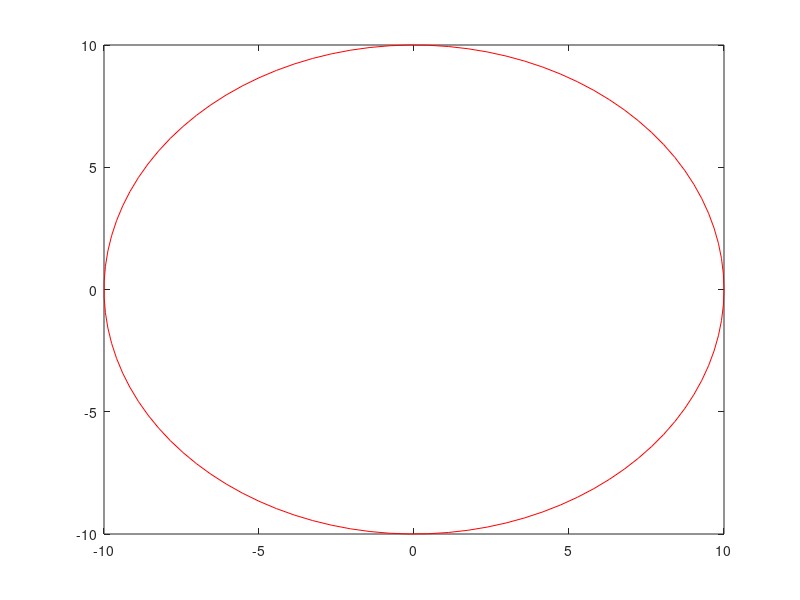

Reproduce this figure in MATLAB.
r=10;
h=0;
k=0;
points=100;
theta = linspace(0,2*pi,points);
x=h+r*cos(theta);
y=k+r*sin(theta);
plot(x,y,'red');